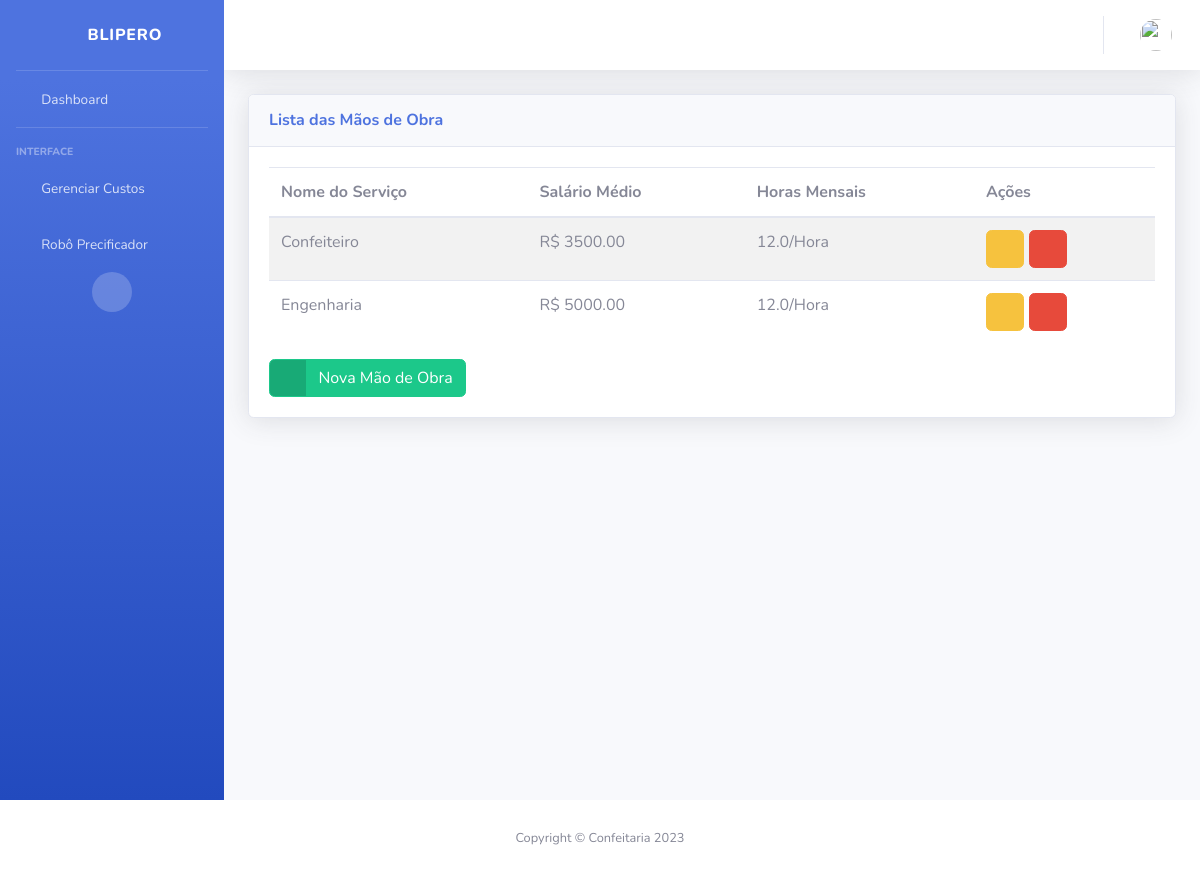
Before: /labor-list (signed in) with the older database file.
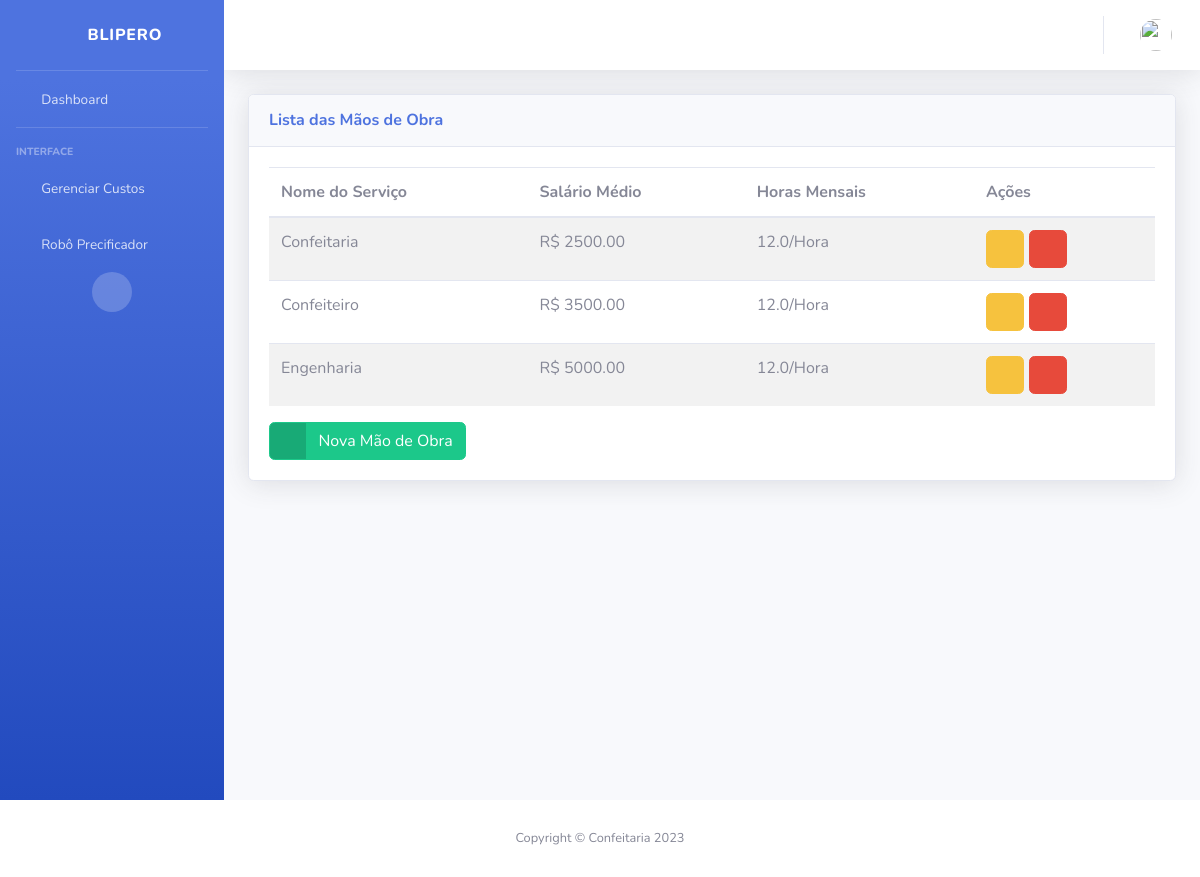
After: the same page with the newer database file.
### myapp/models.py (models this page shows, shortened)
class Labor(models.Model):
    user = models.ForeignKey(CustomUser, blank=True, on_delete=models.CASCADE)
    name = models.CharField(_("Nome da Mão de Obra:"), db_column='name', max_length=100, blank=False)
    salary = models.FloatField(_("Salário do Mês:"), db_column='salary', blank=False)
    hours = models.FloatField(
        _("Total de Horas trabalhada por dia:"), db_column='hours', blank=False)
    time = models.CharField(_("Total de Dias trabalhados na semana:"), max_length=15, choices=TIME_CHOICES)
    class Meta:
        ordering = ["name"]

### myapp/views.py (the view)
# urls.py: path('labor-list', views.laborList, name='labor-list'),
@login_required
def laborList(request):
    current_user = request.user
    labors = current_user.labor_set.all()
    return render(request, "labor-list.html", {'labors': labors})

### myapp/templates/labor-list.html (shortened to what this page needs)
{% extends "base.html" %}
{% block content %}
<div class="card shadow mb-4">
<div class="card-header py-3">
    <h6 class="m-0 font-weight-bold text-primary">Lista das Mãos de Obra</h6>
</div>
<div class="card-body">
    <div class="table-responsive">
        <table class="table table-striped" id="dataTable" width="100%" cellspacing="0">
            <thead>
                <tr>
                    <th scope="col">Nome do Serviço</th>
                    <th scope="col">Salário Médio</th>
                    <th scope="col">Horas Mensais</th>
                    <th scope="col">Ações</th>
                </tr>
            </thead>
            <tbody>
                {% for labor in labors %}
                <tr>
                    <td>{{ labor.name }}</td>
                    <td>{{"R$ "}}{{ labor.salary|floatformat:2}}</td>
                    <td>{{ labor.hours }}{{ "/" }}{{ labor.time }}</td>
                    <td>
                        <div class="d-none d-lg-block">
                            <a href="/labor-update/{{ labor.id }}" class="btn btn-warning">
                                <span class="icon">
                                    <i class="fas fa-edit"></i>
                                </span>
                            </a>
                            <a data-toggle="modal" data-target="#modal_{{ labor.id }}" class="btn btn-danger">
                                <span class="icon">
                                    <i class="fas fa-trash"></i>
                                </span>
                            </a>
                        </div>
                    </td>
                </tr>
                {% endfor %}
            </tbody>
        </table>
    </div>
    <a href="{%url 'labor-create' %}" class="btn btn-success btn-icon-split">
        <span class="icon text-white-50">
            <i class="fas fa-plus"></i>
        </span>
        <span class="text">Nova Mão de Obra</span>
    </a>
</div>
</div>
{% endblock %}

Changed rows visible on the page:
added Labor: name "Confeitaria", value "R$", salary "2500.00", hours "12.0", value "/", time "Hora"
